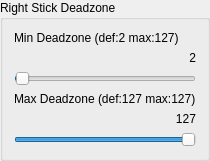
            <widget class="QGroupBox" name="RightStickDeadZoneGB">
             <property name="sizePolicy">
              <sizepolicy hsizetype="Preferred" vsizetype="Fixed">
               <horstretch>0</horstretch>
               <verstretch>0</verstretch>
              </sizepolicy>
             </property>
             <property name="title">
              <string>Right Stick Deadzone</string>
             </property>
             <layout class="QVBoxLayout" name="verticalLayout_13">
              <item>
               <widget class="QLabel" name="RightDeadzoneMinLabel">
                <property name="text">
                 <string>Min Deadzone (def:2 max:127)</string>
                </property>
                <property name="alignment">
                 <set>Qt::AlignmentFlag::AlignLeading</set>
                </property>
               </widget>
              </item>
              <item>
               <widget class="QLabel" name="RightDeadzoneMinValue">
                <property name="sizePolicy">
                 <sizepolicy hsizetype="Preferred" vsizetype="Minimum">
                  <horstretch>0</horstretch>
                  <verstretch>0</verstretch>
                 </sizepolicy>
                </property>
                <property name="text">
                 <string notr="true">2</string>
                </property>
                <property name="alignment">
                 <set>Qt::AlignmentFlag::AlignRight|Qt::AlignmentFlag::AlignTrailing|Qt::AlignmentFlag::AlignVCenter</set>
                </property>
               </widget>
              </item>
              <item>
               <widget class="QSlider" name="RightDeadzoneMinSlider">
                <property name="sizePolicy">
                 <sizepolicy hsizetype="Preferred" vsizetype="Minimum">
                  <horstretch>0</horstretch>
                  <verstretch>0</verstretch>
                 </sizepolicy>
                </property>
                <property name="minimum">
                 <number>1</number>
                </property>
                <property name="maximum">
                 <number>127</number>
                </property>
                <property name="value">
                 <number>2</number>
                </property>
                <property name="orientation">
                 <enum>Qt::Orientation::Horizontal</enum>
                </property>
               </widget>
              </item>
              <item>
               <widget class="QLabel" name="RightDeadzoneMaxLabel">
                <property name="text">
                 <string>Max Deadzone (def:127 max:127)</string>
                </property>
                <property name="alignment">
                 <set>Qt::AlignmentFlag::AlignLeading</set>
                </property>
               </widget>
              </item>
              <item>
               <widget class="QLabel" name="RightDeadzoneMaxValue">
                <property name="sizePolicy">
                 <sizepolicy hsizetype="Preferred" vsizetype="Minimum">
                  <horstretch>0</horstretch>
                  <verstretch>0</verstretch>
                 </sizepolicy>
                </property>
                <property name="text">
                 <string notr="true">127</string>
                </property>
                <property name="alignment">
                 <set>Qt::AlignmentFlag::AlignRight|Qt::AlignmentFlag::AlignTrailing|Qt::AlignmentFlag::AlignVCenter</set>
                </property>
               </widget>
              </item>
              <item>
               <widget class="QSlider" name="RightDeadzoneMaxSlider">
                <property name="sizePolicy">
                 <sizepolicy hsizetype="Preferred" vsizetype="Minimum">
                  <horstretch>0</horstretch>
                  <verstretch>0</verstretch>
                 </sizepolicy>
                </property>
                <property name="minimum">
                 <number>1</number>
                </property>
                <property name="maximum">
                 <number>127</number>
                </property>
                <property name="value">
                 <number>127</number>
                </property>
                <property name="orientation">
                 <enum>Qt::Orientation::Horizontal</enum>
                </property>
               </widget>
              </item>
             </layout>
            </widget>
